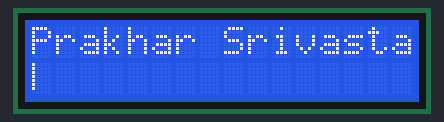
Recording of a sketch running on a simulated Arduino Uno, built with avr-gcc and run on an emulated ATmega328P. Parts: 16×2 character LCD.

Above: at 0.12 s.
At 1.12 s:
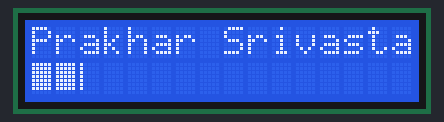
At 2.22 s:
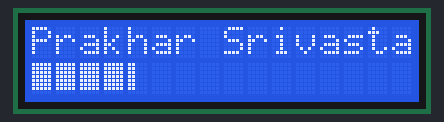
At 4.43 s:
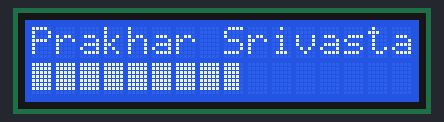
At 6.63 s:
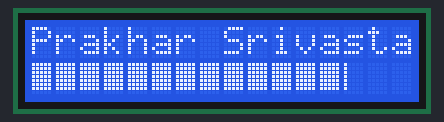
At 8.84 s:
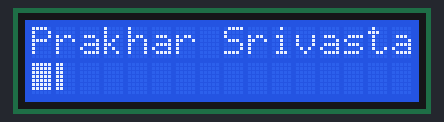

Measured:
- by itself, everything shown: repeats every 8.1 s, in 81 steps

The sketch:

sketch_oct01b.ino
```cpp
#include<LiquidCrystal.h>
LiquidCrystal lcd(12,11,5,4,3,2);
  byte a20[8]={
    B10000,
    B10000,
    B10000,
    B10000,
    B10000,
    B10000,
    B10000,
  };
  byte a40[8]={
    B11000,
    B11000,
    B11000,
    B11000,
    B11000,
    B11000,
    B11000,
  };
  byte a60[8]{
    B11100,
    B11100,
    B11100,
    B11100,
    B11100,
    B11100,
    B11100,
  };
  byte a80[8]{
    B11110,
    B11110,
    B11110,
    B11110,
    B11110,
    B11110,
    B11110,
  };
  byte a100[8]{
    B11111,
    B11111,
    B11111,
    B11111,
    B11111,
    B11111,
    B11111,
  };
void setup() {
  lcd.begin(16,2);
  lcd.print("Prakhar Srivastava");

  lcd.createChar(0,a20);
  lcd.createChar(1,a40);
  lcd.createChar(2,a60);
  lcd.createChar(3,a80);
  lcd.createChar(4,a100);
  }

void loop() {

  lcd.setCursor(0,1);

  for(int i=0;i<16;i++)
  {
    for(int j=0;j<5;j++)
    {
      lcd.setCursor(i,1);
      lcd.write(j);
      delay(100);
    }
  }
  lcd.setCursor(0,1);
  lcd.print("                ");
  delay(100);

}
```
